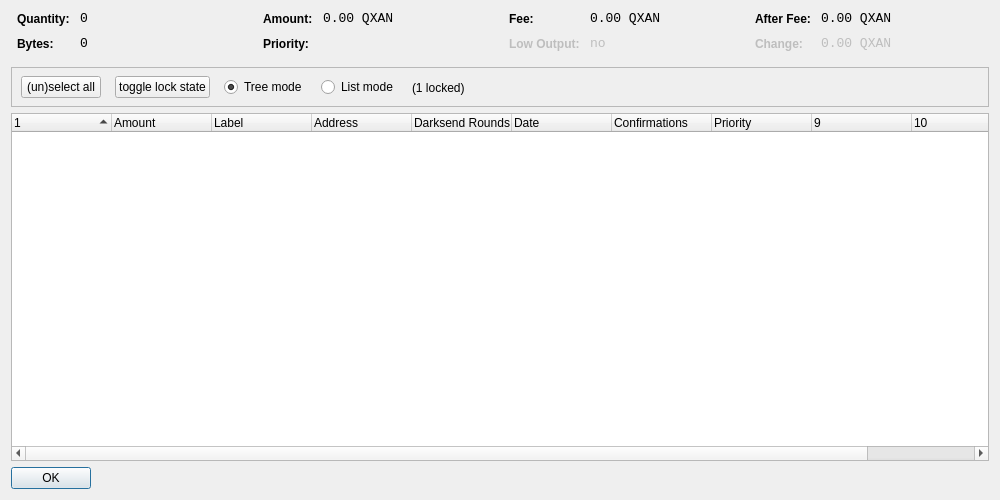
<?xml version="1.0" encoding="UTF-8"?>
<ui version="4.0">
 <class>CoinControlDialog</class>
 <widget class="QDialog" name="CoinControlDialog">
  <property name="geometry">
   <rect>
    <x>0</x>
    <y>0</y>
    <width>1000</width>
    <height>500</height>
   </rect>
  </property>
  <property name="windowTitle">
   <string>Coin Control</string>
  </property>
  <layout class="QVBoxLayout" name="verticalLayout">
   <item>
    <layout class="QHBoxLayout" name="horizontalLayoutTop" stretch="0,0,0,0">
     <property name="topMargin">
      <number>0</number>
     </property>
     <property name="bottomMargin">
      <number>10</number>
     </property>
     <item>
      <layout class="QFormLayout" name="formLayoutCoinControl1">
       <property name="horizontalSpacing">
        <number>10</number>
       </property>
       <property name="verticalSpacing">
        <number>10</number>
       </property>
       <property name="leftMargin">
        <number>6</number>
       </property>
       <property name="rightMargin">
        <number>6</number>
       </property>
       <item row="0" column="0">
        <widget class="QLabel" name="labelCoinControlQuantityText">
         <property name="styleSheet">
          <string notr="true">font-weight:bold;</string>
         </property>
         <property name="text">
          <string>Quantity:</string>
         </property>
        </widget>
       </item>
       <item row="0" column="1">
        <widget class="QLabel" name="labelCoinControlQuantity">
         <property name="font">
          <font>
           <family>Monospace</family>
           <pointsize>10</pointsize>
          </font>
         </property>
         <property name="cursor">
          <cursorShape>IBeamCursor</cursorShape>
         </property>
         <property name="contextMenuPolicy">
          <enum>Qt::ActionsContextMenu</enum>
         </property>
         <property name="text">
          <string notr="true">0</string>
         </property>
         <property name="textInteractionFlags">
          <set>Qt::LinksAccessibleByMouse|Qt::TextSelectableByKeyboard|Qt::TextSelectableByMouse</set>
         </property>
        </widget>
       </item>
       <item row="1" column="0">
        <widget class="QLabel" name="labelCoinControlBytesText">
         <property name="styleSheet">
          <string notr="true">font-weight:bold;</string>
         </property>
         <property name="text">
          <string>Bytes:</string>
         </property>
        </widget>
       </item>
       <item row="1" column="1">
        <widget class="QLabel" name="labelCoinControlBytes">
         <property name="font">
          <font>
           <family>Monospace</family>
           <pointsize>10</pointsize>
          </font>
         </property>
         <property name="cursor">
          <cursorShape>IBeamCursor</cursorShape>
         </property>
         <property name="contextMenuPolicy">
          <enum>Qt::ActionsContextMenu</enum>
         </property>
         <property name="text">
          <string notr="true">0</string>
         </property>
         <property name="textInteractionFlags">
          <set>Qt::LinksAccessibleByMouse|Qt::TextSelectableByKeyboard|Qt::TextSelectableByMouse</set>
         </property>
        </widget>
       </item>
      </layout>
     </item>
     <item>
      <layout class="QFormLayout" name="formLayoutCoinControl2">
       <property name="horizontalSpacing">
        <number>10</number>
       </property>
       <property name="verticalSpacing">
        <number>10</number>
       </property>
       <property name="leftMargin">
        <number>6</number>
       </property>
       <property name="rightMargin">
        <number>6</number>
       </property>
       <item row="0" column="0">
        <widget class="QLabel" name="labelCoinControlAmountText">
         <property name="styleSheet">
          <string notr="true">font-weight:bold;</string>
         </property>
         <property name="text">
          <string>Amount:</string>
         </property>
        </widget>
       </item>
       <item row="0" column="1">
        <widget class="QLabel" name="labelCoinControlAmount">
         <property name="font">
          <font>
           <family>Monospace</family>
           <pointsize>10</pointsize>
          </font>
         </property>
         <property name="cursor">
          <cursorShape>IBeamCursor</cursorShape>
         </property>
         <property name="contextMenuPolicy">
          <enum>Qt::ActionsContextMenu</enum>
         </property>
         <property name="text">
          <string notr="true">0.00 QXAN</string>
         </property>
         <property name="textInteractionFlags">
          <set>Qt::LinksAccessibleByMouse|Qt::TextSelectableByKeyboard|Qt::TextSelectableByMouse</set>
         </property>
        </widget>
       </item>
       <item row="1" column="0">
        <widget class="QLabel" name="labelCoinControlPriorityText">
         <property name="styleSheet">
          <string notr="true">font-weight:bold;</string>
         </property>
         <property name="text">
          <string>Priority:</string>
         </property>
        </widget>
       </item>
       <item row="1" column="1">
        <widget class="QLabel" name="labelCoinControlPriority">
         <property name="font">
          <font>
           <family>Monospace</family>
           <pointsize>10</pointsize>
          </font>
         </property>
         <property name="cursor">
          <cursorShape>IBeamCursor</cursorShape>
         </property>
         <property name="contextMenuPolicy">
          <enum>Qt::ActionsContextMenu</enum>
         </property>
         <property name="text">
          <string/>
         </property>
         <property name="textInteractionFlags">
          <set>Qt::LinksAccessibleByMouse|Qt::TextSelectableByKeyboard|Qt::TextSelectableByMouse</set>
         </property>
        </widget>
       </item>
      </layout>
     </item>
     <item>
      <layout class="QFormLayout" name="formLayoutCoinControl3">
       <property name="horizontalSpacing">
        <number>10</number>
       </property>
       <property name="verticalSpacing">
        <number>10</number>
       </property>
       <property name="leftMargin">
        <number>6</number>
       </property>
       <property name="rightMargin">
        <number>6</number>
       </property>
       <item row="0" column="0">
        <widget class="QLabel" name="labelCoinControlFeeText">
         <property name="styleSheet">
          <string notr="true">font-weight:bold;</string>
         </property>
         <property name="text">
          <string>Fee:</string>
         </property>
        </widget>
       </item>
       <item row="0" column="1">
        <widget class="QLabel" name="labelCoinControlFee">
         <property name="font">
          <font>
           <family>Monospace</family>
           <pointsize>10</pointsize>
          </font>
         </property>
         <property name="cursor">
          <cursorShape>IBeamCursor</cursorShape>
         </property>
         <property name="contextMenuPolicy">
          <enum>Qt::ActionsContextMenu</enum>
         </property>
         <property name="text">
          <string notr="true">0.00 QXAN</string>
         </property>
         <property name="textInteractionFlags">
          <set>Qt::LinksAccessibleByMouse|Qt::TextSelectableByKeyboard|Qt::TextSelectableByMouse</set>
         </property>
        </widget>
       </item>
       <item row="1" column="0">
        <widget class="QLabel" name="labelCoinControlLowOutputText">
         <property name="enabled">
          <bool>false</bool>
         </property>
         <property name="styleSheet">
          <string notr="true">font-weight:bold;</string>
         </property>
         <property name="text">
          <string>Low Output:</string>
         </property>
        </widget>
       </item>
       <item row="1" column="1">
        <widget class="QLabel" name="labelCoinControlLowOutput">
         <property name="enabled">
          <bool>false</bool>
         </property>
         <property name="font">
          <font>
           <family>Monospace</family>
           <pointsize>10</pointsize>
          </font>
         </property>
         <property name="cursor">
          <cursorShape>IBeamCursor</cursorShape>
         </property>
         <property name="contextMenuPolicy">
          <enum>Qt::ActionsContextMenu</enum>
         </property>
         <property name="text">
          <string notr="true">no</string>
         </property>
         <property name="textInteractionFlags">
          <set>Qt::LinksAccessibleByMouse|Qt::TextSelectableByKeyboard|Qt::TextSelectableByMouse</set>
         </property>
        </widget>
       </item>
      </layout>
     </item>
     <item>
      <layout class="QFormLayout" name="formLayoutCoinControl4">
       <property name="horizontalSpacing">
        <number>10</number>
       </property>
       <property name="verticalSpacing">
        <number>10</number>
       </property>
       <property name="leftMargin">
        <number>6</number>
       </property>
       <property name="rightMargin">
        <number>6</number>
       </property>
       <item row="0" column="0">
        <widget class="QLabel" name="labelCoinControlAfterFeeText">
         <property name="styleSheet">
          <string notr="true">font-weight:bold;</string>
         </property>
         <property name="text">
          <string>After Fee:</string>
         </property>
        </widget>
       </item>
       <item row="0" column="1">
        <widget class="QLabel" name="labelCoinControlAfterFee">
         <property name="font">
          <font>
           <family>Monospace</family>
           <pointsize>10</pointsize>
          </font>
         </property>
         <property name="cursor">
          <cursorShape>IBeamCursor</cursorShape>
         </property>
         <property name="contextMenuPolicy">
          <enum>Qt::ActionsContextMenu</enum>
         </property>
         <property name="text">
          <string notr="true">0.00 QXAN</string>
         </property>
         <property name="textInteractionFlags">
          <set>Qt::LinksAccessibleByMouse|Qt::TextSelectableByKeyboard|Qt::TextSelectableByMouse</set>
         </property>
        </widget>
       </item>
       <item row="1" column="0">
        <widget class="QLabel" name="labelCoinControlChangeText">
         <property name="enabled">
          <bool>false</bool>
         </property>
         <property name="styleSheet">
          <string notr="true">font-weight:bold;</string>
         </property>
         <property name="text">
          <string>Change:</string>
         </property>
        </widget>
       </item>
       <item row="1" column="1">
        <widget class="QLabel" name="labelCoinControlChange">
         <property name="enabled">
          <bool>false</bool>
         </property>
         <property name="font">
          <font>
           <family>Monospace</family>
           <pointsize>10</pointsize>
          </font>
         </property>
         <property name="cursor">
          <cursorShape>IBeamCursor</cursorShape>
         </property>
         <property name="contextMenuPolicy">
          <enum>Qt::ActionsContextMenu</enum>
         </property>
         <property name="text">
          <string notr="true">0.00 QXAN</string>
         </property>
         <property name="textInteractionFlags">
          <set>Qt::LinksAccessibleByMouse|Qt::TextSelectableByKeyboard|Qt::TextSelectableByMouse</set>
         </property>
        </widget>
       </item>
      </layout>
     </item>
    </layout>
   </item>
   <item>
    <widget class="QFrame" name="frame">
     <property name="minimumSize">
      <size>
       <width>0</width>
       <height>40</height>
      </size>
     </property>
     <property name="frameShape">
      <enum>QFrame::StyledPanel</enum>
     </property>
     <property name="frameShadow">
      <enum>QFrame::Sunken</enum>
     </property>
     <widget class="QWidget" name="horizontalLayoutWidget">
      <property name="geometry">
       <rect>
        <x>10</x>
        <y>0</y>
        <width>781</width>
        <height>41</height>
       </rect>
      </property>
      <layout class="QHBoxLayout" name="horizontalLayoutPanel" stretch="0,0,0,0,0">
       <property name="spacing">
        <number>14</number>
       </property>
       <item>
        <widget class="QPushButton" name="pushButtonSelectAll">
         <property name="sizePolicy">
          <sizepolicy hsizetype="Maximum" vsizetype="Fixed">
           <horstretch>0</horstretch>
           <verstretch>0</verstretch>
          </sizepolicy>
         </property>
         <property name="text">
          <string>(un)select all</string>
         </property>
        </widget>
       </item>
        <item>
         <widget class="QPushButton" name="pushButtonToggleLock">
          <property name="sizePolicy">
           <sizepolicy hsizetype="Maximum" vsizetype="Fixed">
            <horstretch>0</horstretch>
            <verstretch>0</verstretch>
           </sizepolicy>
          </property>
          <property name="text">
           <string>toggle lock state</string>
          </property>
          <property name="autoDefault">
           <bool>false</bool>
          </property>
         </widget>
        </item>
       <item>
        <widget class="QRadioButton" name="radioTreeMode">
         <property name="sizePolicy">
          <sizepolicy hsizetype="Maximum" vsizetype="Fixed">
           <horstretch>0</horstretch>
           <verstretch>0</verstretch>
          </sizepolicy>
         </property>
         <property name="text">
          <string>Tree mode</string>
         </property>
         <property name="checked">
          <bool>true</bool>
         </property>
        </widget>
       </item>
       <item>
        <widget class="QRadioButton" name="radioListMode">
         <property name="sizePolicy">
          <sizepolicy hsizetype="Maximum" vsizetype="Fixed">
           <horstretch>0</horstretch>
           <verstretch>0</verstretch>
          </sizepolicy>
         </property>
         <property name="text">
          <string>List mode</string>
         </property>
        </widget>
       </item>
        <item>
         <widget class="QLabel" name="labelLocked">
          <property name="text">
           <string>(1 locked)</string>
          </property>
         </widget>
        </item>
       <item>
        <spacer name="horizontalSpacer">
         <property name="orientation">
          <enum>Qt::Horizontal</enum>
         </property>
         <property name="sizeHint" stdset="0">
          <size>
           <width>40</width>
           <height>20</height>
          </size>
         </property>
        </spacer>
       </item>
      </layout>
     </widget>
    </widget>
   </item>
   <item>
    <widget class="CoinControlTreeWidget" name="treeWidget">
     <property name="contextMenuPolicy">
      <enum>Qt::CustomContextMenu</enum>
     </property>
     <property name="sortingEnabled">
      <bool>false</bool>
     </property>
     <property name="columnCount">
      <number>11</number>
     </property>
     <attribute name="headerShowSortIndicator" stdset="0">
      <bool>true</bool>
     </attribute>
     <attribute name="headerStretchLastSection">
      <bool>false</bool>
     </attribute>
     <column>
      <property name="text">
       <string/>
      </property>
     </column>
     <column>
      <property name="text">
       <string>Amount</string>
      </property>
     </column>
     <column>
      <property name="text">
       <string>Label</string>
      </property>
     </column>
     <column>
      <property name="text">
       <string>Address</string>
      </property>
     </column>
     <column>
      <property name="text">
       <string>Darksend Rounds</string>
      </property>
    </column>
     <column>
      <property name="text">
       <string>Date</string>
      </property>
     </column>
     <column>
      <property name="text">
       <string>Confirmations</string>
      </property>
      <property name="toolTip">
       <string>Confirmed</string>
      </property>
     </column>
     <column>
      <property name="text">
       <string>Priority</string>
      </property>
     </column>
     <column>
      <property name="text">
       <string/>
      </property>
     </column>
     <column>
      <property name="text">
       <string/>
      </property>
     </column>
     <column>
      <property name="text">
       <string/>
      </property>
     </column>
     <column>
      <property name="text">
       <string/>
      </property>
     </column>
    </widget>
   </item>
   <item>
    <widget class="QDialogButtonBox" name="buttonBox">
     <property name="sizePolicy">
      <sizepolicy hsizetype="Maximum" vsizetype="Fixed">
       <horstretch>0</horstretch>
       <verstretch>0</verstretch>
      </sizepolicy>
     </property>
     <property name="orientation">
      <enum>Qt::Horizontal</enum>
     </property>
     <property name="standardButtons">
      <set>QDialogButtonBox::Ok</set>
     </property>
    </widget>
   </item>
  </layout>
 </widget>
 <customwidgets>
  <customwidget>
   <class>CoinControlTreeWidget</class>
   <extends>QTreeWidget</extends>
   <header>coincontroltreewidget.h</header>
  </customwidget>
 </customwidgets>
 <resources/>
 <connections/>
</ui>
